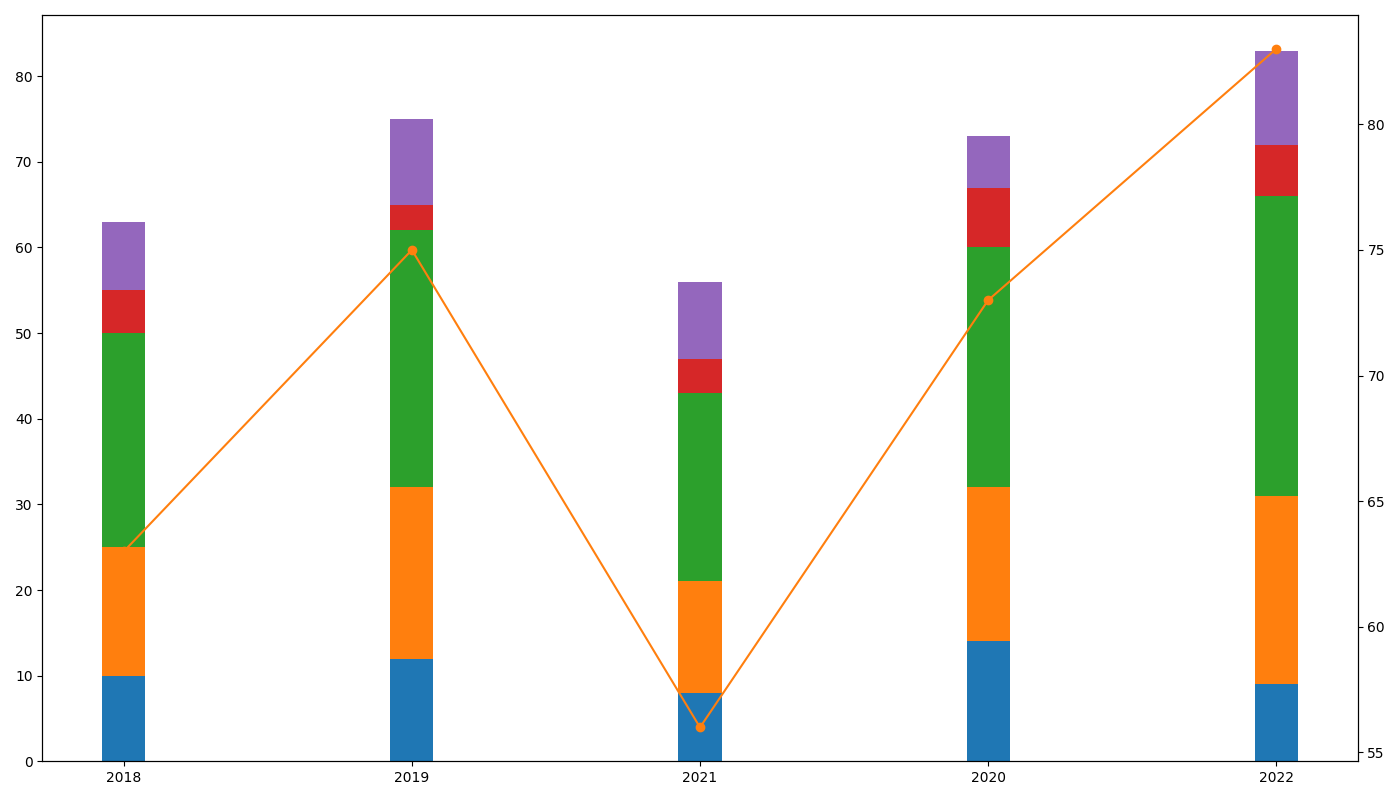

This chart was generated by the following Python code:
import matplotlib.pyplot as plt
import numpy as np

years = ['2018', '2019', '2021', '2020', '2022']
fruits = ['Cherries', 'Bananas', 'Apples', 'Dates', 'Elderberries']

sales_data = {
    'Cherries': [10, 12, 8, 14, 9],
    'Bananas': [15, 20, 13, 18, 22],
    'Apples': [25, 30, 22, 28, 35],
    'Dates': [5, 3, 4, 7, 6],
    'Elderberries': [8, 10, 9, 6, 11]
}

# Manually shuffled colors
colors = ['#1f77b4', '#ff7f0e', '#2ca02c', '#d62728', '#9467bd']

years_count = len(years)
bar_width = 0.15
year_positions = np.arange(years_count)

fig, ax1 = plt.subplots(figsize=(14, 8))

bottoms = np.zeros(years_count)
for idx, (fruit, sales) in enumerate(sales_data.items()):
    ax1.bar(year_positions, sales, bar_width, bottom=bottoms, color=colors[idx])
    bottoms += np.array(sales)

total_sales = [sum(sales) for sales in zip(*sales_data.values())]
ax2 = ax1.twinx()
ax2.plot(years, total_sales, color='tab:orange', marker='o')

ax1.set_xticks(year_positions)
ax1.set_xticklabels(years)

plt.tight_layout()
plt.show()
